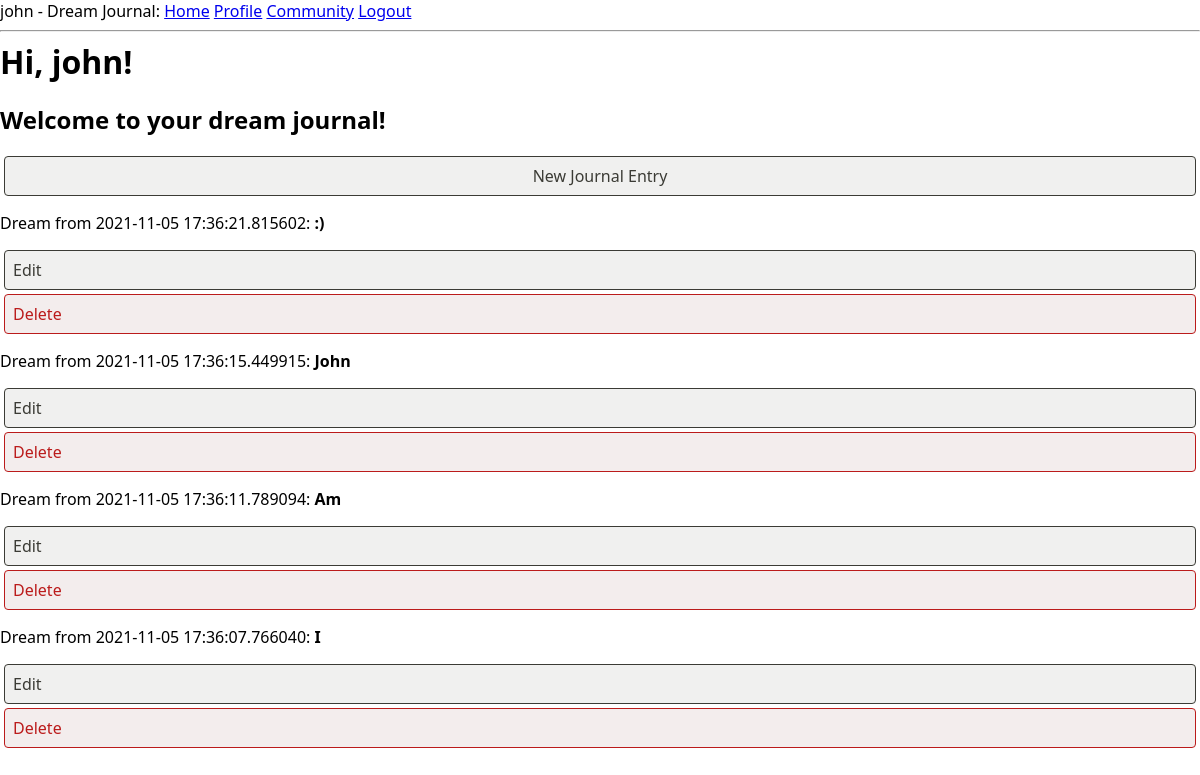
Screenshot of /index (signed in) with the database file from the repository.
### app/models.py (models this page shows, shortened)
class User(UserMixin, db.Model):
    id = db.Column(db.Integer, primary_key=True)
    username = db.Column(db.String(64), index=True, unique=True)
    about_me = db.Column(db.String(140))
    email = db.Column(db.String(120), index=True, unique=True)
    password_hash = db.Column(db.String(128))
    posts = db.relationship('Post', backref='author', lazy='dynamic')

class Post(db.Model):
    id = db.Column(db.Integer, primary_key=True)
    body = db.Column(db.String(140))
    timestamp = db.Column(db.DateTime, index=True, default=datetime.utcnow)
    user_id = db.Column(db.Integer, db.ForeignKey('user.id'))

### app/routes.py (the view)
@app.route('/')
@app.route('/index')
@login_required
def index():
    posts = current_user.posts.all()
    return render_template("index.html", title='Home Page', posts=posts)

### app/models.py (called while the page is built)
@login.user_loader
def load_user(id):
    return User.query.get(int(id))

### app/templates/index.html
{% extends "base.html" %}
{% block content %}
    <h1>Hi, {{ current_user.username }}!</h1>
    <h2>Welcome to your dream journal!</h2>
    <a class="action new-note" href="{{ url_for('new_entry') }}">New Journal Entry</a>
    {% for post in posts | reverse %}
    <div><p>Dream from {{ post.timestamp }}: <b>{{ post.body }}</b></p></div>
    <a class="action edit-note" href="{{ url_for('edit_entry', id = post.id) }}">Edit</a>
	<a class="action delete-note" href="{{ url_for('delete_entry', id = post.id) }}">Delete</a>
    {% endfor %}
{% endblock %}

### app/templates/base.html (shortened to what this page needs)
<html>
    <head>
        <link rel="stylesheet" href="{{ url_for('static', filename='style.css') }}">
    </head>
    <body>
        <div>
            {% if current_user.is_anonymous %}
            Dream Journal:
            <a href="{{ url_for('index') }}">Home</a>
            <a href="{{ url_for('login') }}">Login</a>
            {% else %}
            {{ current_user.username }} - Dream Journal:
            <a href="{{ url_for('index') }}">Home</a>
            <a href="{{ url_for('profile_page', id = current_user.id) }}">Profile</a>
            <a href="{{ url_for('community_page') }}">Community</a>
            <a href="{{ url_for('logout') }}">Logout</a>
            {% endif %}
        </div>
        <hr>
        {% block content %}{% endblock %}
    </body>
</html>

### app/static/style.css (style rules this page uses)
* { box-sizing: border-box; }
html, body { margin: initial; padding: initial; font-family: system-ui, -apple-system, sans-serif; }
:root { --note-color-bg: hsla(49, 100%, 80%, 1); --ui-border-color: hsla(0, 0%, 40%, 1); --ui-action-new-fg: hsla(202, 86%, 30%, 1); --ui-action-new-bg: hsla(202, 29%, 94%, 1); --ui-action-neutral-fg: hsla(60, 5%, 22%, 1); --ui-action-neutral-bg: hsla(60, 5%, 94%, 1); --ui-action-warning-fg: hsla(0, 75%, 42%, 1); --ui-action-warning-bg: hsla(0, 20%, 94%, 1); }
a.action, button.action { border-radius: 0.25rem; border: 1px solid currentColor; display: block; font-size: 1rem; margin: 0.25rem; padding: 0.5rem; text-decoration: none; }
h1 { margin: 0; flex: 1 0 auto; }
.action.new-note { background-color: var(--ui-action-new-bg); color: var(--ui-action-new-fg); }
.action.new-note { background-color: var(--ui-action-neutral-bg); color: var(--ui-action-neutral-fg); text-align: center; }
.action.edit-note { background-color: var(--ui-action-neutral-bg); color: var(--ui-action-neutral-fg); }
.action.delete-note { background-color: var(--ui-action-warning-bg); color: var(--ui-action-warning-fg); }

### rows the page displays
User: username "john"
Post: timestamp "2021-11-05 17:36:21.815602", body ":)"
Post: timestamp "2021-11-05 17:36:15.449915", body "John"
Post: timestamp "2021-11-05 17:36:11.789094", body "Am"
Post: timestamp "2021-11-05 17:36:07.766040", body "I"
